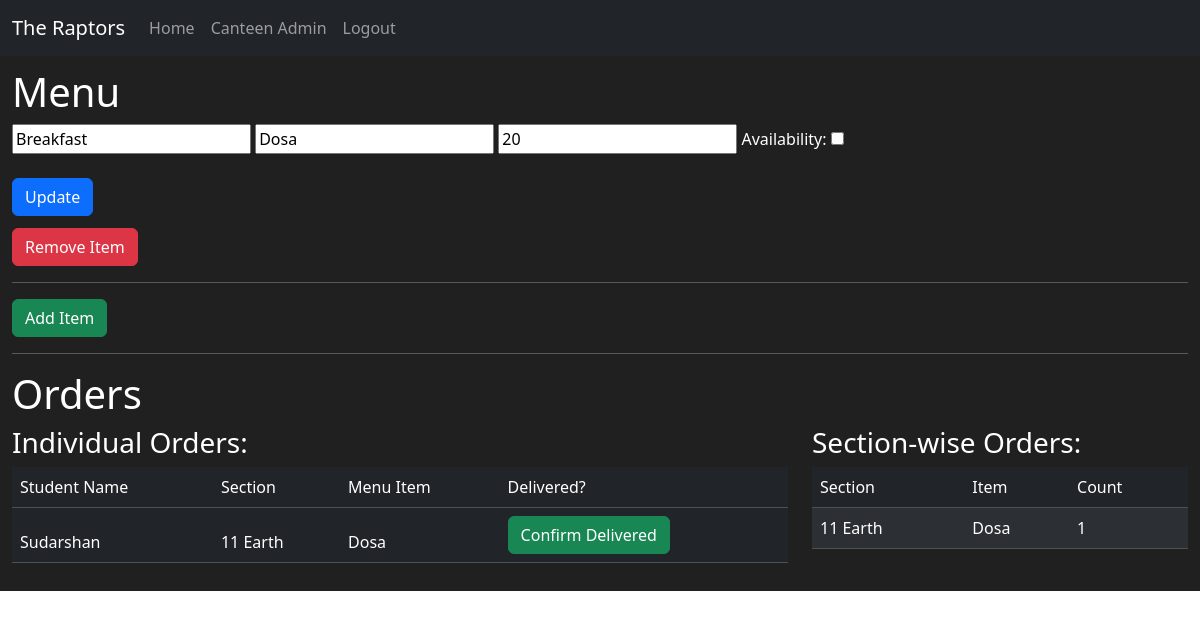
Before: /canteen-admin (signed in) with the older database file.
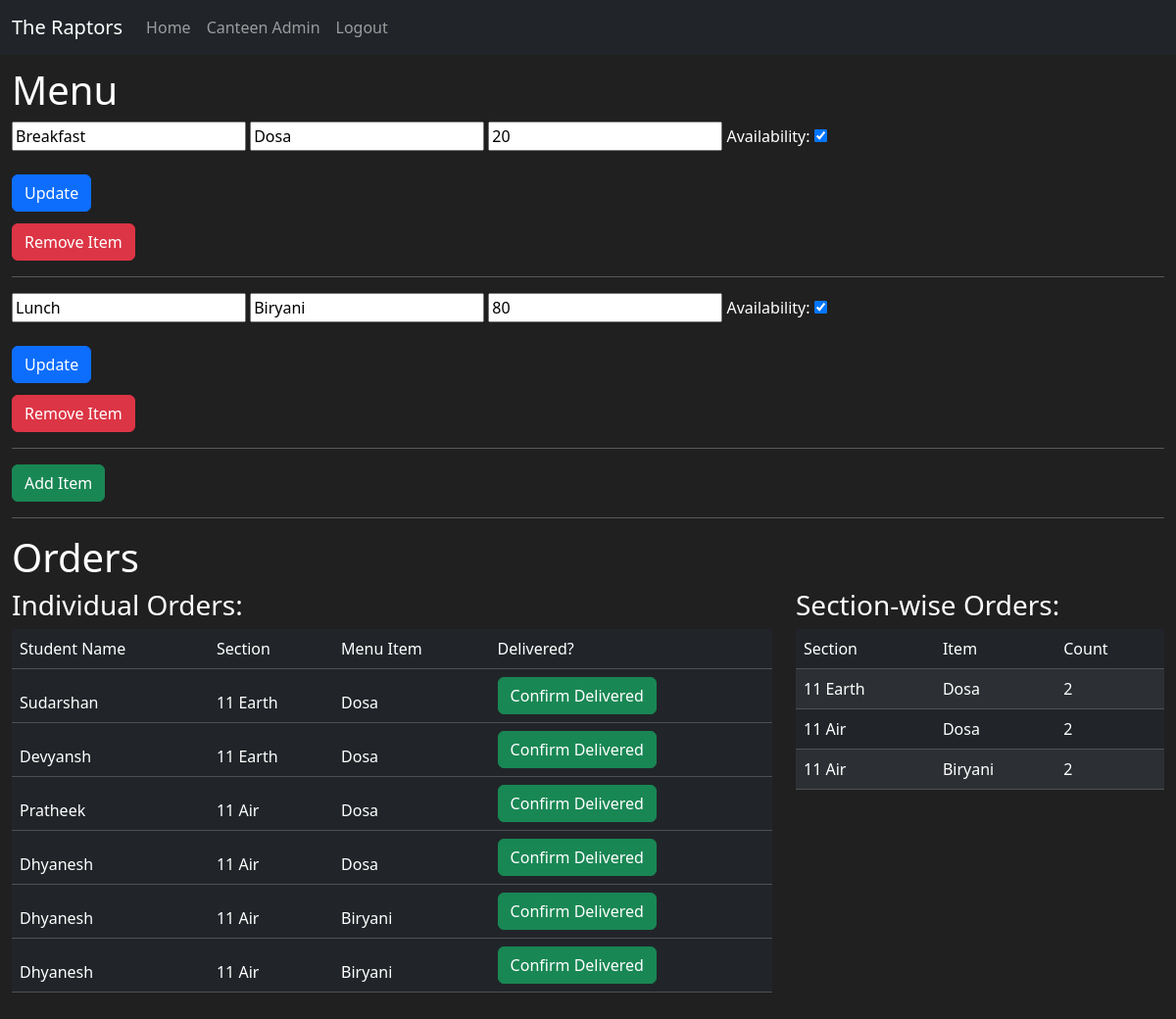
After: the same page with the newer database file.
### raptor_hackspire/models.py (models this page shows, shortened)
class Menu(db.Model):
    __tablename__ = "menu"
    id = db.Column(db.Integer(), primary_key=True)
    category = db.Column(db.String(), nullable=False)
    item_name = db.Column(db.String(), nullable=False)
    price = db.Column(db.Integer(), nullable=False)
    availability = db.Column(db.Boolean(), default=True, nullable=False)

class Student(UserMixin, db.Model):
    __tablename__ = "student"
    id = db.Column(db.Integer(), primary_key=True)
    username = db.Column(db.String(), nullable=False, unique=True)
    section = db.Column(db.String(), nullable=False)
    password = db.Column(db.String(), nullable=False)

class Orders(db.Model):
    __tablename__ = "orders"
    id = db.Column(db.Integer(), primary_key=True)
    student_id = db.Column(db.Integer(), db.ForeignKey("student.id"))
    menu_id = db.Column(db.Integer(), db.ForeignKey("menu.id"))
    section = db.Column(db.String(), nullable=False)

### raptor_hackspire/routes.py (the view, shortened to what this page needs)
@app.route("/canteen-admin", methods=["GET", "POST"])
@login_required
@roles_required("canteen")
def canteen_admin():
    menu = Menu.query.all()
    orders = Orders.query.all()
    sections = db.session.query(Orders.section).distinct().all()
    order_section_items = []
    for section_tuple in sections:
        section = section_tuple[0]
        section_menu_orders = db.session.query(Orders.menu_id).filter_by(section=section).distinct().all()
        for menu_id_tuple in section_menu_orders:
            menu_id = menu_id_tuple[0]
            menu_item = Menu.query.filter_by(id=menu_id).first()    # for getting menu item name
            menu_item_count_list = Orders.query.filter_by(section=section, menu_id=menu_id).all() # to get count of menu items in that section
            menu_item_count = len(menu_item_count_list)
            dict_section_menu = {
                "section": section,
                "menu_item": menu_item.item_name,
                "count": menu_item_count,
            }
            order_section_items.append(dict_section_menu)
    order_items = []
    for order in orders:
        student_details = Student.query.filter_by(id=order.student_id).first()
        menu_details = Menu.query.filter_by(id=order.menu_id).first()
        order_element = {
            "id": order.id,
            "student_name": student_details.username,
            "section": order.section,
            "menu_item": menu_details.item_name,
        }
        order_items.append(order_element)
    return render_template("canteen_admin.html", role=current_user.get_role(), menu=menu, orders=order_items, orders_by_section=order_section_items)

### raptor_hackspire/functions.py (called while the page is built)
def roles_required(*roles):
    def decorator(func):
        @wraps(func)
        def wrapper(*args, **kwargs):
            if not current_user.is_authenticated or current_user.get_role() not in roles:
                abort(401)
            return func(*args, **kwargs)
        return wrapper
    return decorator

### raptor_hackspire/models.py (called while the page is built)
@login_manager.user_loader
def load_user(user_id):
    user_type = session.get("user_type")
    if user_type == "student":
        return Student.query.get(int(user_id))
    if user_type == "canteen":
        return Canteen.query.get(int(user_id))
    if user_type == "teacher":
        return Teacher.query.get(int(user_id))

    def get_role(self):
        return "canteen"

### raptor_hackspire/templates/canteen_admin.html (shortened to what this page needs)
{% extends "base.html" %}
{% block css %}
    <link rel="stylesheet" href="{{ url_for('static', filename='css/canteen_admin.css') }}">
{% endblock %}
{% block content %}
    <div class="canteen-admin-page">
        <h1>Menu</h1>
        {% if menu %}
            {% for i in menu %}
                <form method="post">
                    <input type="text" name="category" id="category" value="{{i.category}}">
                    <input type="text" name="item_name" id="item_name" value="{{i.item_name}}">
                    <input type="number" name="price" id="price" value="{{i.price}}">
                    <label for="availability">Availability:</label>
                    <input type="checkbox" name="availability" id="availability" value="{{i.availability}}" {% if i.availability %}checked{% endif %}>
                    <br><br>
                    <button type="submit" class="btn btn-primary">Update</button>
                </form>
                <form method="post" style="margin-top: 1%;">
                    <button type="submit" class="btn btn-danger">Remove Item</button>
                </form>
                <hr>
            {% endfor %}
        {% endif %}
        <button type="button" class="btn btn-success" data-bs-toggle="modal" data-bs-target="#addItemMenuModal">
            Add Item
        </button>
        <hr>
        <h1>Orders</h1>
        <div class="row">
            <div class="col-lg-8 col-md-8 col-sm-12 col-xs-12">
                <h3>Individual Orders:</h3>
                <table class="table table-dark table-striped">
                    <thead>
                        <tr>
                            <td>Student Name</td>
                            <td>Section</td>
                            <td>Menu Item</td>
                            <td>Delivered?</td>
                        </tr>
                        {% for order in orders %}
                            <tr>
                                <td>{{order.student_name}}</td>
                                <td>{{order.section}}</td>
                                <td>{{order.menu_item}}</td>
                                <td>
                                    <form method="POST">
                                        <button class="btn btn-success">Confirm Delivered</button>
                                    </form>
                                </td>
                            </tr>
                        {% endfor %}
                    </thead>
                </table>
            </div>
            <div class="col-lg-4 col-md-4 col-sm-12 col-xs-12">
                <h3>Section-wise Orders:</h3>
                <table class="table table-dark table-striped">
                    <thead>
                        <tr>
                            <td>Section</td>
                            <td>Item</td>
                            <td>Count</td>
                        </tr>
                    </thead>
                    <tbody>
                        {% for i in orders_by_section %}
                            <tr>
                                <td>{{i.section}}</td>
                                <td>{{i.menu_item}}</td>
                                <td>{{i.count}}</td>
                            </tr>
                        {% endfor %}
                    </tbody>
                </table>
            </div>
        </div>
    </div>
{% endblock %}

### raptor_hackspire/templates/base.html (shortened to what this page needs)
<!DOCTYPE html>
<html lang="en">
<head>
    {% block css %}
    {% endblock %}
    <link rel="stylesheet" href="{{ url_for('static', filename='css/base.css') }}">
    <link href="https://cdn.jsdelivr.net/npm/bootstrap@5.3.3/dist/css/bootstrap.min.css" rel="stylesheet">
</head>
<body>
    <nav class="navbar navbar-dark navbar-expand-lg bg-dark">
        <div class="container-fluid">
            <a class="navbar-brand" href="#">The Raptors</a>
            <div class="collapse navbar-collapse" id="navbarNavAltMarkup">
                <div class="navbar-nav">
                    <a class="nav-link" aria-current="page" href="{{url_for('home')}}">Home</a>
                    {% if role == "student" %}
                        <a class="nav-link" href="{{url_for('assignments')}}">Assignment Tracker</a>
                        <a class="nav-link" href="{{url_for('canteen_buddy')}}">Canteen Buddy</a>
                        <a class="nav-link" href="{{url_for('logout')}}">Logout</a>
                    {% elif role == "teacher" %}
                        <a class="nav-link" href="{{url_for('assignments')}}">View Assignments</a>
                        <a class="nav-link" href="{{url_for('logout')}}">Logout</a>
                    {% elif role == "canteen" %}
                        <a class="nav-link" href="{{url_for('canteen_admin')}}">Canteen Admin</a>
                        <a class="nav-link" href="{{url_for('logout')}}">Logout</a>
                    {% endif %}
                </div>
            </div>
        </div>
    </nav>
    {% block content %}
    {% endblock %}
</body>
</html>

### raptor_hackspire/static/css/canteen_admin.css (style rules this page uses)
.canteen-admin-page { background-color: rgb(32, 32, 32); color: #fff; padding: 1%; }

Changed rows visible on the page:
now on one of the page's lists (row edited): Menu: menu_item "Dosa"
changed Menu "Dosa": availability "☐" → "☑"; count "1" → "2"
added Menu: category "Lunch", item_name "Biryani", price "80", availability "☑", menu_item "Biryani" "Biryani", section "11 Air", menu_item "Biryani", count "2"
added Student: student_name "Devyansh"
added Orders: section "11 Earth"
added Student: student_name "Pratheek"
added Orders: section "11 Air"
added Student: student_name "Dhyanesh" "Dhyanesh" "Dhyanesh"
added Orders: section "11 Air"
added Orders: section "11 Air"
added Orders: section "11 Air"
Other visible differences:
new list line: "Dosa"
new list line: "Confirm Delivered"
